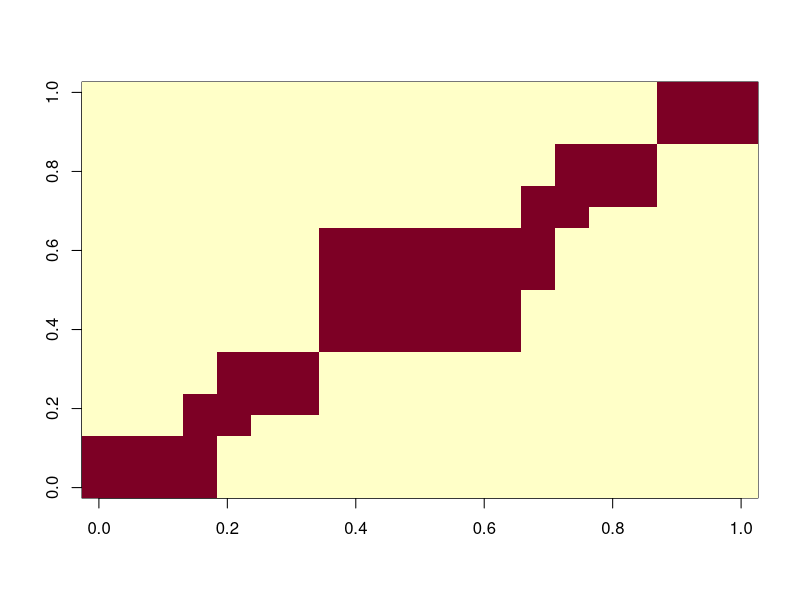
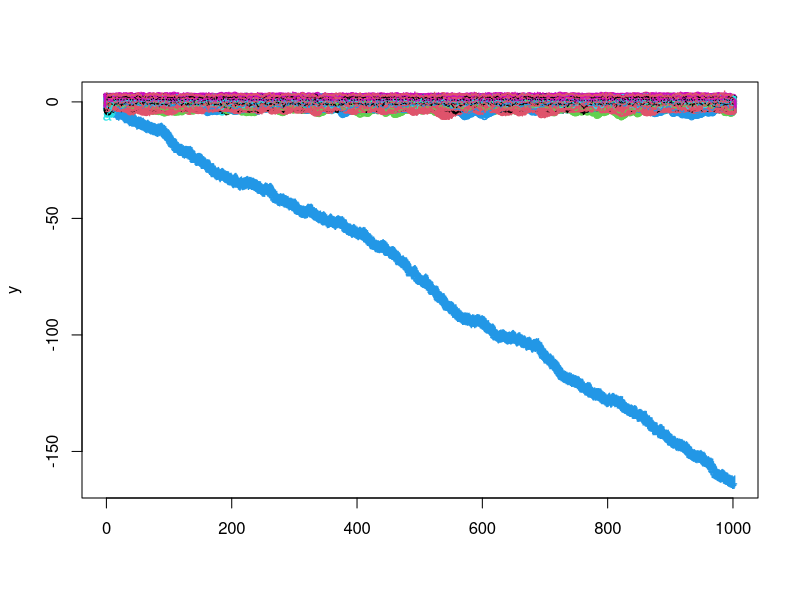
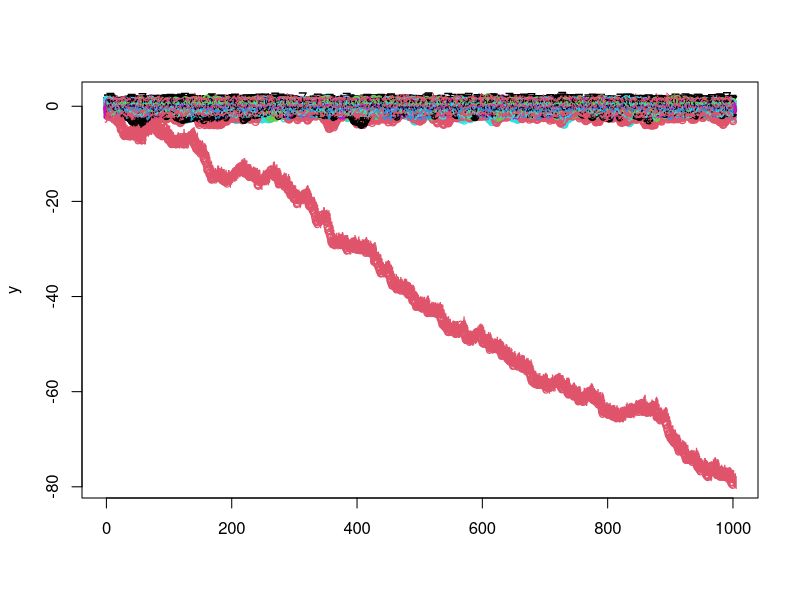
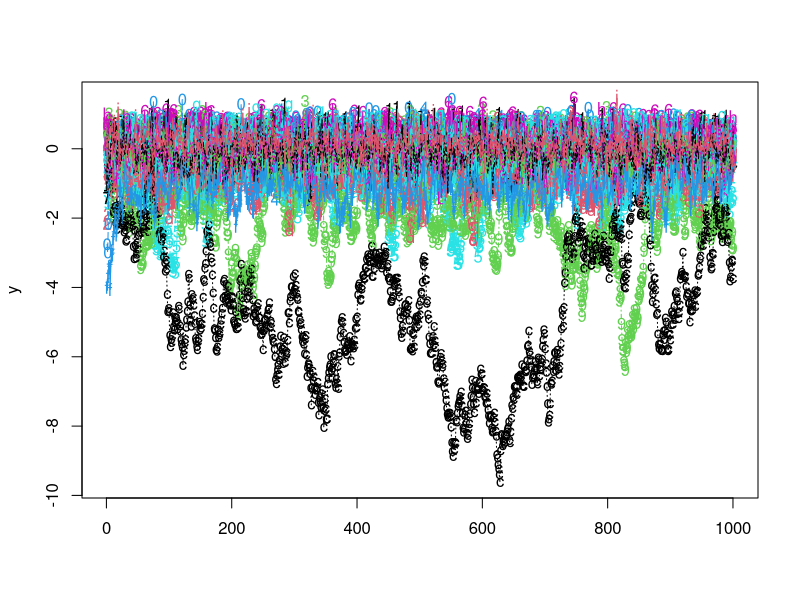

Write R code to recreate these figures, in order. (Note: this script raises an error after producing the figures.)
####################################################################################
### FB 12/06/2018 -- Generating replicated datasets for 10 species #################
### Both Lotka-Volterra discrete-time (Ricker) competition and VAR(1) (Gompertz) ###
####################################################################################

rm(list = ls())
set.seed(5)

### Mainly competition dataset

### Do we use the same exact network structure? Sounds OK
### We use the one below
interactions10species = rbind(c(1,1,1,0,0,0,0,0,0,0),
                             c(1,1,1,0,0,0,0,0,0,0),
                             c(1,1,1,0,0,0,0,0,0,0),
                             c(1,1,1,1,1,0,0,0,0,0),
                             c(0,0,0,1,1,1,1,0,0,0),
                             c(0,0,0,0,1,1,1,0,0,0),
                             c(0,0,0,0,1,1,1,0,0,0),
                             c(0,0,0,0,0,0,0,1,1,1),
                             c(0,0,0,0,0,0,0,1,1,1),
                             c(0,0,0,0,0,0,0,1,1,1))
null_mat = matrix(0,10,10)
interaction_matrix = rbind(cbind(interactions10species,null_mat),cbind(null_mat,interactions10species))
### Adding some links between the two main compartments by adding a big connected cluster
interaction_matrix[8:13,8:13] = matrix(1,6,6) ## module filled with ones
interaction_matrix
image(interaction_matrix)
nspecies = nrow(interaction_matrix)

### Random draw of parameter values using Gaussian variables with an interaction strength mean and variance

# How many repeats? 
nrepeats=25

### High-level parameters
tmax=1000 ## Number of time units. 500 timesteps total for the simulation, and we select the 300 last time steps for model fitting
index_time=1:tmax

# Temporal noise on the population growth rate in logarithmic scale 
sigma=0.3 # Sigma^2= 0.1

niter=1

while (niter<(nrepeats+1))
{

print(paste("site/repeat =",niter))
  
# Nonlinear LV discrete-time (Ricker) competition
stability_crit = 1.5 #initializing stability criteria
### Use feasability (strictly positive interior fixed point) with min threshold for abundances

while(stability_crit >1){
  print("Try out new parameter set for LV model")
  
  ### Simulate the A = (alpha_ij) matrix
  min_inter_pos = 0.05
  max_inter_pos = 0.10
  min_inter_neg = -0.1
  max_inter_neg = -0.2
  min_intra = - 0.8
  max_intra = -0.3
  frac_pos = 0.2
  ### To avoid introducing too weak interactions, we change the techniques
  ### There is a fraction of positive interactions, set to frac_pos, which is set to 20% of off-diagonal interactions
  ### If a Bernouilli draw decides positive, drawn from a Beta distrib for positive values and else from a Beta distrib for negative values
  ### The Beta distribution is scaled, so that the min_inter_pos max_inter_pos, min_inter_neg, max_inter_neg, min_intra,max_intra 
  ### specify instead the distribution. I could use Uniform even (would be easiest to compute the variance). 
  
  alpha=interaction_matrix
  for (ki in 1:nspecies){
    for (kj in 1:nspecies){
      noise_strength=rbeta(1,2,2) ### so that there's a min interaction strength
      ## noise_strength=runif(1,0,sigma_A) ## somewhat arbitrary but chosen to keep sign and magnitude of interaction in check
      if (ki==kj){alpha[ki,kj]= alpha[ki,kj]*(min_intra+(max_intra-min_intra)*noise_strength) } 
     else  { sign_inter = rbinom(1,1,frac_pos)
     if (sign_inter==1)
      {
         alpha[ki,kj]= alpha[ki,kj]*(min_inter_pos+(max_inter_pos-min_inter_pos)*noise_strength)
      }   
     else {alpha[ki,kj]= alpha[ki,kj]*(min_inter_neg+(max_inter_neg-min_inter_neg)*noise_strength)}
     }
    }
  }
  alpha
  
  ### Simulate the growth rates -- better to simulate them here to check the combination alpha - r is feasible
  r<-runif(nspecies,0.5,1) # Maximal growth rates // could covary with interaction strength later on. 
  # r<-runif(nspecies,2,3) # for more chaotic dynamics. 
  
  ### Equilibrium, mean values - some algebra
  N_star<-solve(alpha) %*% (-r) ### check the equilibrium is feasible, at least with those r values...
  N_star # 
  
  ### Store the VAR(1) model 
  N_star_mat = matrix(rep(as.vector(N_star),nspecies),nspecies,nspecies,byrow=T)
  Jacobian = diag(nspecies) + alpha*N_star_mat
  spectral_radius = max(abs(eigen(Jacobian)$values)) 
  spectral_radius # 
  
  # Simulate the model

  Y=matrix(1,nrow=tmax,ncol=nspecies)
  epsilon<-matrix(0, nrow=tmax-1,ncol=nspecies,byrow=TRUE) # Noise on growth rates
  
  for (i in 1:nspecies){
    Y[1,i]=abs(rnorm(1,1,1))} #### Initial condition - most changing part across repeats
  for (t in 1:(tmax-1)){
    epsilon[t,]<-rnorm(nspecies,mean = 0, sd = sigma) # Residual noise on log-population growth rates
    Y[t+1,] = Y[t,]*exp(r+alpha %*% Y[t,] + epsilon[t,]) # Ricker dynamics // Note FB: Beverton-Holt would be another option, more stable
  }
  y=log(Y)
  #y=y-mean(y)
  
  matplot(y)
  matlines(y)
  
  #feasible = (min(y)>(-25))
  #if (feasible==TRUE){print("Found LV TS")}
  #found one right parameter set 
  if (min(N_star)>0.00001){stability_crit=0.5; print("Found LV param set")}
  
}
  
# save data to file
DataTemp_wTime_abs_LV = data.frame(niter*rep(1,tmax),index_time,y) ## Y kinda works too
DataTemp_wTime_abs_LV  = format(DataTemp_wTime_abs_LV,digits=3,scientific=T)
### Write this in total dataframes
if (niter==1){ 	# Create data structures
  Data_wTime_abs_LV=DataTemp_wTime_abs_LV
} else {
  Data_wTime_abs_LV=rbind(Data_wTime_abs_LV,DataTemp_wTime_abs_LV)}
# save quantitative interaction matrix
write.csv(alpha,file=paste("../data/alpha/alphaMatrix",niter,".csv",sep=""))
write.csv(r,file=paste("../data/r/rVector",niter,".csv",sep=""))


### Now switch model 

# M/VAR(1) (Gompertz) competition model
spectral_radius = 1.5 #initializing
  while(spectral_radius>1){
    print("Try out new initial conditions VAR")
    
    # Define the interaction matrix
   
    B = Jacobian 
    diag(B) = diag(B)/3 + 0.2
    B
    spectral_radius = max(abs(eigen(B)$values))
    spectral_radius
    # Your typical MAR(1) matrix - is it stable
    
    # Simulate the VAR(1) model
    ysim=matrix(0,nrow = tmax,ncol=nspecies)
    ysim[1,] = rnorm(nspecies,0.5,0.1)
    for (time_index in 1:(tmax-1)){
      ysim[time_index+1,] = B %*% ysim[time_index,] + rnorm(nspecies,0,sigma)
    }
    matplot(ysim)
    matlines(ysim) #check
    
    # Say we found a nice param set
    if (spectral_radius>1){print("Found VAR(1) param set")}
  }
# save data to file
DataTemp_wTime_abs_VAR = data.frame(niter*rep(1,tmax),index_time,ysim)
DataTemp_wTime_abs_VAR  = format(DataTemp_wTime_abs_VAR,digits=3,scientific=T)
### Write this in total dataframes
if (niter==1){ 	# Create data structures
  Data_wTime_abs_VAR=DataTemp_wTime_abs_VAR
} else {
  Data_wTime_abs_VAR=rbind(Data_wTime_abs_VAR,DataTemp_wTime_abs_VAR)}
# save quantitative interaction matrix
write.csv(alpha,file=paste("../data/B/BMatrix",niter,".csv",sep=""))

### Increment iteration counter

niter=niter+1
}

### --------------------- Write data to file ------------------------- ### 
species_vec = "Species1"
for (i in 2:20){species_vec = c(species_vec,paste("Species",i,sep=""))}
#species_vec
names(Data_wTime_abs_LV)=c("Site","Time_index",species_vec)
names(Data_wTime_abs_VAR)=c("Site","Time_index",species_vec)

write.csv(Data_wTime_abs_LV,file="../data/Data_wTime_abs_LV.csv")
write.csv(Data_wTime_abs_VAR,file="../data/Data_wTime_abs_VAR.csv")
